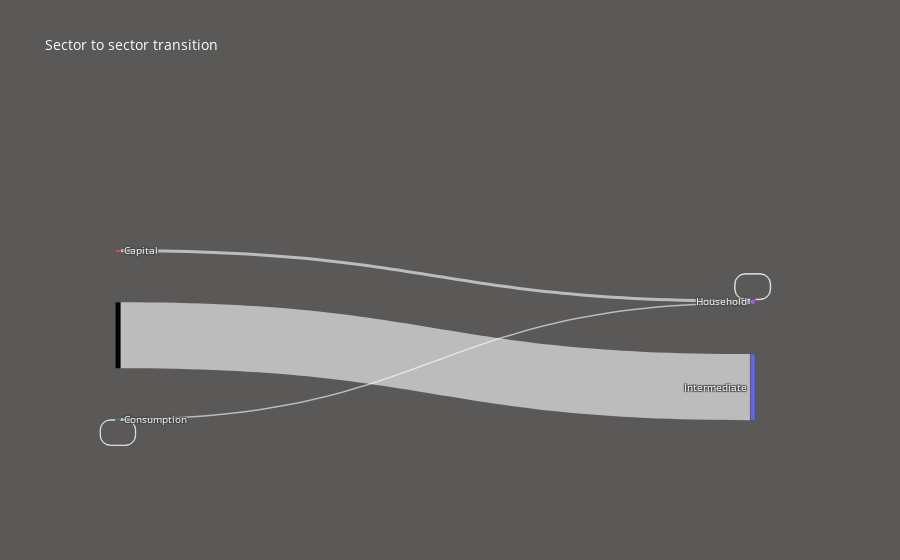

The notebook cell this image was saved under:
### Code cell
node = {'label' : label,
        'pad' :50,
        'thickness' :50}
link = {'source' : YY,
        'target' : XX,
        'value' : values}
data = go.Sankey(link = link, 
                 node=node)

link = dict(source = np.array(source).reshape(-1), 
            target = np.array(target).reshape(-1), 
            value = np.array(value).reshape(-1))
node = dict(label = label,
            pad=50, 
            thickness=5)
data = go.Sankey(link = link,
                 node=node)
# plot
fig = go.Figure(data)
fig.update_layout(
    hovermode = 'x',
    title=f"Sector to sector transition",
    font=dict(size = 10, color = 'white'),
    paper_bgcolor='#5B5958'
)
fig.show()

### Figure 1 — Plotly figure (JSON) as saved in the notebook; plotly's stock layout.template omitted (floating-point values rounded to 4 significant figures)
{"data": [{"link": {"source": [1, 1, 1, 2, 2, 2, 3, 3, 3, 1, 1, 1, 2, 2, 2, 3, 3, 3, 4, 4, 4], "target": [1, 2, 3, 1, 2, 3, 1, 2, 3, 1, 2, 3, 1, 2, 3, 1, 2, 3, 0, 1, 2], "value": [0, -0.03992, 0, 0, 0.02441, 0, 0, -0.015, 0, 0, 0, 0.2006, 0, 0, 0.1118, 0, 0, 0.04, 4.765, 0, 0]}, "node": {"label": ["Intermediate", "Capital", "Consumption", "Household"], "pad": 50, "thickness": 5}, "type": "sankey"}], "layout": {"font": {"color": "white", "size": 10}, "hovermode": "x", "paper_bgcolor": "#5B5958", "title": {"text": "Sector to sector transition"}}}
